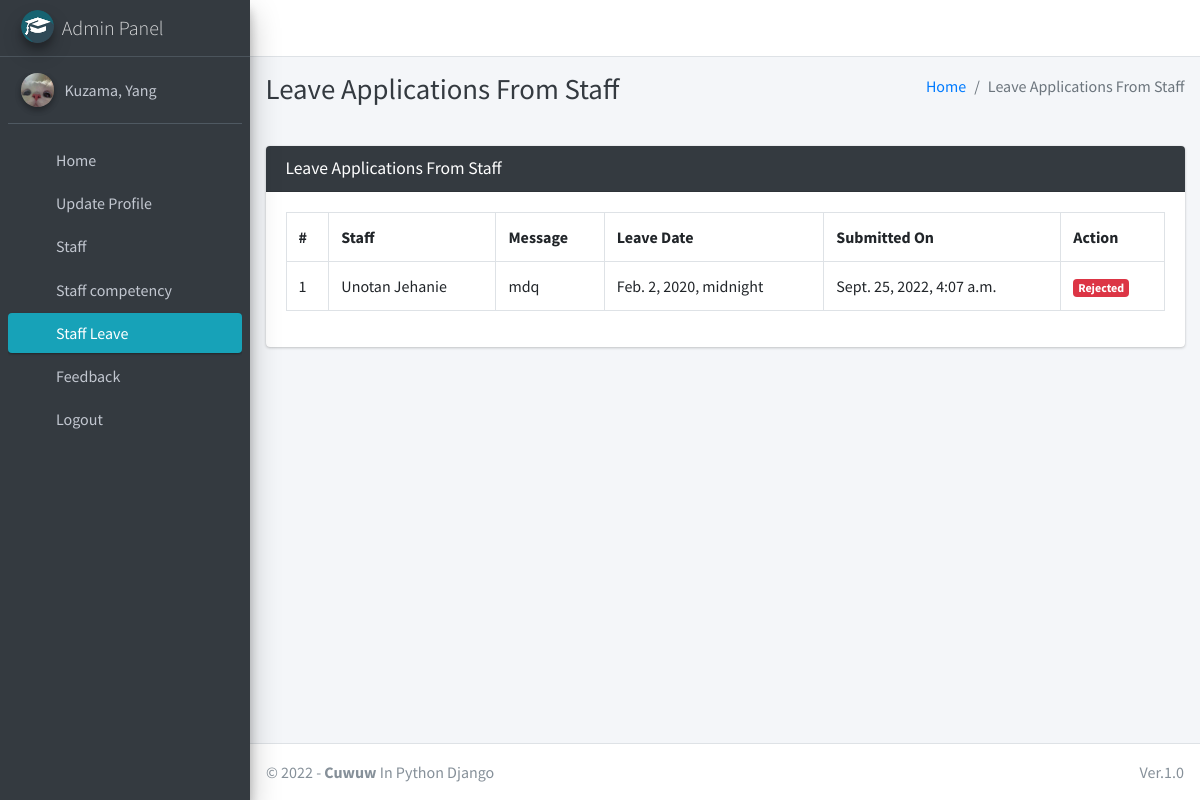
The app's page /staff/view/leave/ (signed in) with its own data.
### main/models.py (models this page shows)
class CustomUser(AbstractUser):
    USER_TYPE = ((1, "HOD"), (2, "Staff"))
    GENDER = [("M", "Male"), ("F", "Female")]
    username = None  # Removed username, using email instead
    email = models.EmailField(unique=True)
    user_type = models.CharField(default=1, choices=USER_TYPE, max_length=1)
    gender = models.CharField(max_length=1, choices=GENDER)
    profile_pic = models.ImageField()
    address = models.CharField(max_length=60)
    fcm_token = models.TextField(default="")  # For firebase notifications
    created_at = models.DateTimeField(auto_now_add=True)
    updated_at = models.DateTimeField(auto_now=True)
    USERNAME_FIELD = "email"
    REQUIRED_FIELDS = []
    objects = CustomUserManager()
    def __str__(self):
        return self.last_name + ", " + self.first_name

class LeaveReportStaff(models.Model):
    staff = models.ForeignKey(Staff, on_delete=models.CASCADE)
    date = models.DateTimeField(max_length=60)
    dateend = models.CharField(max_length=60)
    title = models.CharField(max_length=60)
    address = models.CharField(max_length=200, null=True)
    type = models.CharField(max_length=200, null=True)
    conducted = models.CharField(max_length=200, null=True)
    level = models.CharField(max_length=200, null=True)
    message = models.TextField()
    status = models.SmallIntegerField(default=0)
    created_at = models.DateTimeField(auto_now_add=True)
    updated_at = models.DateTimeField(auto_now=True)

class Staff(models.Model):
    admin = models.OneToOneField(CustomUser, on_delete=models.CASCADE)
    def __str__(self):
        return self.admin.last_name + " " + self.admin.first_name

### main/hod_views.py (the view, shortened to what this page needs)
# urls.py: path("staff/view/leave/", hod_views.view_staff_leave, name="view_staff_leave", ),
@csrf_exempt
def view_staff_leave(request):
    if request.method != 'POST':
        allLeave = LeaveReportStaff.objects.all()
        context = {
            'allLeave': allLeave,
            'page_title': 'Leave Applications From Staff'
        }
        return render(request, "hod_template/staff_leave_view.html", context)

### main/templates/hod_template/staff_leave_view.html (shortened to what this page needs)
{% extends 'main/base.html' %}
{% load static %}
{% block page_title %}{{page_title}}{% endblock page_title %}
{% block content %}
<section class="content">
    <div class="container-fluid">
        <div class="row">
            <div class="col-md-12">
                <div class="card card-dark">
                    <div class="card-header">
                        <h3 class="card-title">{{page_title}}</h3>
                    </div>
                    <div class="table card-body">
                        <table class="table table-bordered table-hover">
                            <tr>
                                <th>#</th>
                                <th>Staff</th>
                                <th>Message</th>
                                <th>Leave Date</th>
                                <th>Submitted On</th>
                                <th>Action</th>
                            </tr>
                            {% for leave in  allLeave %}
                              <tr>
                                  <td>{{forloop.counter}}</td>
                                  <td>{{leave.staff}}</td>
                                  <td>{{leave.message}}</td>
                                  <td>{{leave.date}}</td>
                                  <td>{{leave.created_at}}</td>
                                      {% if leave.status == 0 %}
                                           <td> <button data-toggle = "modal" data-target = "#reply_modal" value="{{leave.id}}" class="btn btn-success reply_open_modal">Reply</button>
{% elif leave.status == -1 %}
<td><span  class='badge badge-danger'>Rejected</span></td>
{% else %}
<td><span  class='badge badge-success'>Approved</span></td>
                                            <td>{{feedback.updated_at}}</td>
                                      {% endif %}
                              </tr>
                            {% endfor %}
                        </table>
                    </div>
                    </div>
            </div>
        </div>
    </div>
</section>
{% endblock content %}

### main/templates/main/sidebar_template.html (shortened to what this page needs)
{% load static %}
<aside class="main-sidebar sidebar-dark-info elevation-4">
    {% if request.user.user_type == '1' %}
    <a href="{% url 'admin_home' %}" class="brand-link">
        <img src="{% static 'dist/img/cmsl.png' %} " alt="AdminLTE Logo"
            class="brand-image img-circle elevation-3" >
        <span class="brand-text font-weight-light">Admin Panel</span>
    </a>
    <div class="sidebar">
        <div class="user-panel mt-3 pb-3 mb-3 d-flex">
            <div class="image">
                <img src="{{ request.user.profile_pic}}" class="img-circle elevation-2" alt="User Image">
            </div>
            <div class="info">
                <a href="#" class="d-block">{{user}}</a>
            </div>
        </div>
        <nav class="mt-2">
            <ul class="nav nav-pills nav-sidebar flex-column" data-widget="treeview" role="menu" data-accordion="false">
                <li class="nav-item">
                    {% url 'admin_home' as admin_home %}
                    <a href="{{admin_home}}" class="nav-link {% if admin_home == request.path %} active {% endif %}">
                        <i class="nav-icon fas fa-home"></i>
                        <p>
                            Home
                        </p>
                    </a>
                </li>
                <li class="nav-item">
                    {% url 'admin_view_profile' as admin_view_profile %}
                    <a href="{{admin_view_profile}}"
                        class="nav-link {% if admin_view_profile == request.path %} active {% endif %}">
                        <i class="nav-icon fas fa-address-card"></i>
                        <p>
                            Update Profile
                        </p>
                    </a>
                </li>
 <li class="nav-item has-treeview">
                    <a href="#" class="nav-link">
                        <i class="nav-icon fas fa-book"></i>
                        <p>
                            Staff
                            <i class="fas fa-angle-left right"></i>
                        </p>
                    </a>
 <li class="nav-item">
                    {% url 'view_staff_competency_journal' as view_staff_competency_journal %}
                    <a href="{{view_staff_competency_journal}}"
                        class="nav-link {% if view_staff_competency_journal == request.path %} active {% endif %}">
                        <i class="nav-icon fas fa-address-card"></i>
                        <p>
                            Staff competency
                        </p>
                    </a>
                </li>
                <li class="nav-item">
                    {% url 'view_staff_leave' as view_staff_leave %}
                    <a href="{{view_staff_leave}}"
                        class="nav-link  {% if view_staff_leave == request.path %} active {% endif %}">
                        <i class="nav-icon fas fa-check-double"></i>
                        <p>
                            Staff Leave
                        </p>
                    </a>
                </li>
                  <li class="nav-item">
                                {% url 'staff_feedback_message' as staff_feedback_message %}
                                <a href="{{staff_feedback_message}}"
                                    class="nav-link {% if staff_feedback_message == request.path %} active {% endif %}">
                                    <i class="nav-icon fas fa-comment-alt"></i>
                                    <p>
                                        Feedback
                                    </p>
                                </a>
                            </li>
                                        {% endif %}
                                        <li class="nav-item">
                                            <a href="{% url 'user_logout' %}"
                                                onclick="return confirm('Your session would be terminated.\n\nProceed?')"
                                                class="nav-link">
                                                <i class="nav-icon fas fa-power-off"></i>
                                                <p>
                                                    Logout
                                                </p>
                                            </a>
                                        </li>
                                    </ul>
                                </nav>
                            </div>
</aside>

### records on screen
CustomUser: user.profile_pic (picture), last_name+first_name "Kuzama, Yang"
LeaveReportStaff: staff "Unotan Jehanie", message "mdq", date "Feb. 2, 2020, midnight", created_at "Sept. 25, 2022, 4:07 a.m.", status "Rejected"

### other values on screen
{{ page_title }} "Leave Applications From Staff"
